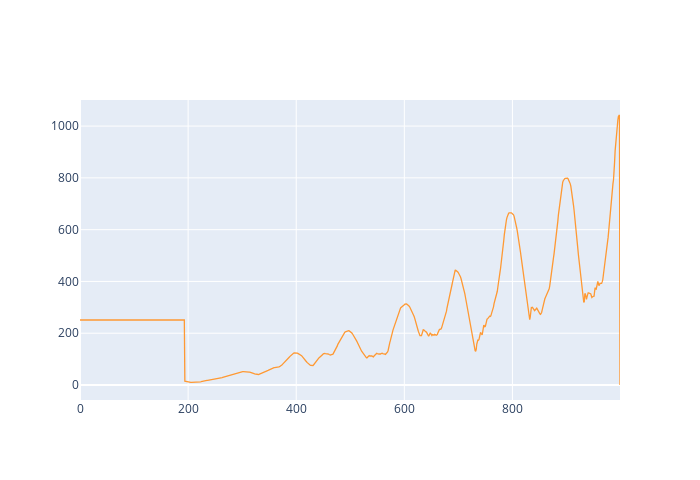

Notebook code cell kept with this figure:
### Code cell
pd.DataFrame(dict(ratios=ratios)).iplot(layout=plotly_layout)

### Figure 1 — Plotly figure (JSON) as saved in the notebook; plotly's stock layout.template omitted (floating-point values rounded to 4 significant figures; data arrays with more than 128 entries replaced by an {"elided": "..."} marker saying what was removed)
{"data": [{"line": {"color": "rgba(255, 153, 51, 1.0)", "dash": "solid", "shape": "linear", "width": 1.3}, "mode": "lines", "name": "ratios", "text": "", "type": "scatter", "x": {"elided": "1000 int values"}, "y": {"elided": "1000 float values"}}], "layout": {"autosize": false, "height": 480, "width": 700}}
